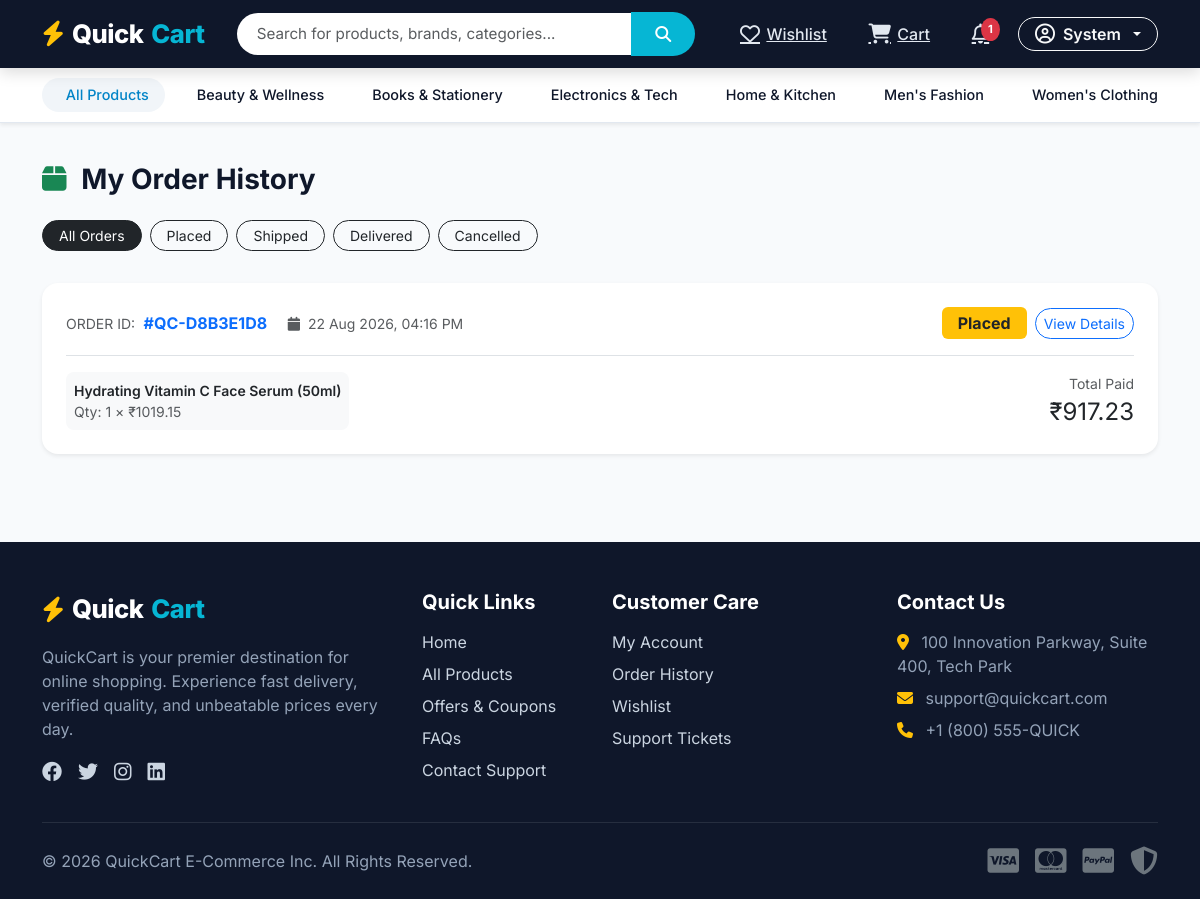
The page /orders/my-orders/ (signed in) on the database its author committed.
### products/models.py (models this page shows, shortened)
class Category(models.Model):
    name = models.CharField(max_length=100, unique=True)
    slug = models.SlugField(max_length=120, unique=True, blank=True)
    description = models.TextField(blank=True)
    image = models.ImageField(upload_to='categories/', blank=True, null=True)
    created_at = models.DateTimeField(auto_now_add=True)
    class Meta:
        verbose_name_plural = "Categories"
        ordering = ['name']

### orders/models.py (models this page shows, shortened)
class Order(models.Model):
    ORDER_STATUS_CHOICES = (
        ('Placed', 'Placed'),
        ('Confirmed', 'Confirmed'),
        ('Packed', 'Packed'),
        ('Shipped', 'Shipped'),
        ('Out for Delivery', 'Out for Delivery'),
        ('Delivered', 'Delivered'),
        ('Cancelled', 'Cancelled'),
        ('Returned', 'Returned'),
        ('Refunded', 'Refunded'),
    )
    PAYMENT_STATUS_CHOICES = (
        ('Pending', 'Pending'),
        ('Successful', 'Successful'),
        ('Failed', 'Failed'),
        ('Refunded', 'Refunded'),
    )
    order_id = models.CharField(max_length=50, unique=True, editable=False)
    user = models.ForeignKey(User, on_delete=models.CASCADE, related_name='orders')
    address = models.ForeignKey(Address, on_delete=models.SET_NULL, null=True, related_name='orders')
    address_snapshot = models.TextField(help_text="Snapshot of address at time of order")
    total_amount = models.DecimalField(max_digits=10, decimal_places=2)
    discount = models.DecimalField(max_digits=10, decimal_places=2, default=0.00)
    delivery_charge = models.DecimalField(max_digits=10, decimal_places=2, default=0.00)
    payment_status = models.CharField(max_length=20, choices=PAYMENT_STATUS_CHOICES, default='Pending')
    order_status = models.CharField(max_length=20, choices=ORDER_STATUS_CHOICES, default='Placed')
    created_at = models.DateTimeField(auto_now_add=True)
    updated_at = models.DateTimeField(auto_now=True)
    class Meta:
        ordering = ['-created_at']

class OrderItem(models.Model):
    order = models.ForeignKey(Order, on_delete=models.CASCADE, related_name='items')
    product = models.ForeignKey(Product, on_delete=models.SET_NULL, null=True)
    product_name = models.CharField(max_length=200)
    quantity = models.PositiveIntegerField(default=1)
    price = models.DecimalField(max_digits=10, decimal_places=2)
    discount = models.DecimalField(max_digits=10, decimal_places=2, default=0.00)
    final_price = models.DecimalField(max_digits=10, decimal_places=2)

### orders/views.py (the view)
# urls.py: path('my-orders/', views.my_orders_view, name='my_orders'),
@login_required
def my_orders_view(request):
    orders = Order.objects.filter(user=request.user).prefetch_related('items__product')
    status_filter = request.GET.get('status')
    if status_filter:
        orders = orders.filter(order_status=status_filter)
    return render(request, 'orders/my_orders.html', {'orders': orders, 'current_filter': status_filter})

### templates/orders/my_orders.html (shortened to what this page needs)
{% extends 'base.html' %}
{% block content %}
<div class="container my-4">
    <h3 class="fw-bold mb-4"><i class="fa-solid fa-box text-success me-2"></i> My Order History</h3>
    <div class="d-flex gap-2 mb-4 overflow-x-auto pb-2">
        <a href="{% url 'orders:my_orders' %}" class="btn btn-sm {% if not current_filter %}btn-dark{% else %}btn-outline-dark{% endif %} rounded-pill px-3">All Orders</a>
        <a href="{% url 'orders:my_orders' %}?status=Placed" class="btn btn-sm {% if current_filter == 'Placed' %}btn-dark{% else %}btn-outline-dark{% endif %} rounded-pill px-3">Placed</a>
        <a href="{% url 'orders:my_orders' %}?status=Shipped" class="btn btn-sm {% if current_filter == 'Shipped' %}btn-dark{% else %}btn-outline-dark{% endif %} rounded-pill px-3">Shipped</a>
        <a href="{% url 'orders:my_orders' %}?status=Delivered" class="btn btn-sm {% if current_filter == 'Delivered' %}btn-dark{% else %}btn-outline-dark{% endif %} rounded-pill px-3">Delivered</a>
        <a href="{% url 'orders:my_orders' %}?status=Cancelled" class="btn btn-sm {% if current_filter == 'Cancelled' %}btn-dark{% else %}btn-outline-dark{% endif %} rounded-pill px-3">Cancelled</a>
    </div>
    {% if orders %}
        <div class="d-flex flex-column gap-3">
            {% for order in orders %}
                <div class="card border-0 shadow-sm rounded-4 p-4">
                    <div class="d-flex justify-content-between align-items-center flex-wrap border-bottom pb-3 mb-3 gap-2">
                        <div>
                            <span class="text-muted small">ORDER ID:</span>
                            <span class="fw-bold text-primary ms-1">#{{ order.order_id }}</span>
                            <span class="text-muted small ms-3"><i class="fa-solid fa-calendar me-1"></i> {{ order.created_at|date:"d M Y, h:i A" }}</span>
                        </div>
                        <div class="d-flex align-items-center gap-2">
                            <span class="badge {% if order.order_status == 'Delivered' %}bg-success{% elif order.order_status == 'Cancelled' %}bg-danger{% else %}bg-warning text-dark{% endif %} px-3 py-2 fs-6">
                                {{ order.order_status }}
                            </span>
                            <a href="{% url 'orders:order_detail' order.order_id %}" class="btn btn-sm btn-outline-primary rounded-pill">View Details</a>
                        </div>
                    </div>
                    <div class="row g-3 align-items-center">
                        <div class="col-md-8">
                            <div class="d-flex gap-3 overflow-x-auto align-items-center">
                                {% for item in order.items.all %}
                                    <div class="d-flex align-items-center gap-2 bg-light p-2 rounded-3 me-2" style="min-width: 200px;">
                                        <div class="small text-truncate">
                                            <div class="fw-semibold text-truncate">{{ item.product_name }}</div>
                                            <div class="text-muted">Qty: {{ item.quantity }} × ₹{{ item.final_price }}</div>
                                        </div>
                                    </div>
                                {% endfor %}
                            </div>
                        </div>
                        <div class="col-md-4 text-md-end">
                            <div class="text-muted small">Total Paid</div>
                            <div class="fs-4 fw-extrabold text-dark">₹{{ order.total_amount }}</div>
                        </div>
                    </div>
                </div>
            {% endfor %}
        </div>
    {% endif %}
</div>
{% endblock %}

### templates/base.html (shortened to what this page needs)
{% load static %}
<!DOCTYPE html>
<html lang="en">
<head>
    <link href="https://cdn.jsdelivr.net/npm/bootstrap@5.3.0/dist/css/bootstrap.min.css" rel="stylesheet">
    <link rel="stylesheet" href="https://cdnjs.cloudflare.com/ajax/libs/font-awesome/6.4.0/css/all.min.css">
    <link rel="stylesheet" href="{% static 'css/style.css' %}">
</head>
<body>
    <header class="qc-navbar">
        <div class="container">
            <div class="d-flex align-items-center justify-content-between flex-wrap gap-2">
                <a href="{% url 'home' %}" class="qc-brand">
                    <i class="fa-solid fa-bolt text-warning"></i> Quick<span>Cart</span>
                </a>
                <form action="{% url 'products:search' %}" method="GET" class="flex-grow-1 mx-lg-4 max-w-600" style="max-width: 550px;">
                    <div class="input-group">
                        <input type="text" name="q" class="form-control qc-search-input" placeholder="Search for products, brands, categories..." value="{{ request.GET.q|default:'' }}" required>
                        <button class="btn qc-search-btn" type="submit">
                            <i class="fa-solid fa-magnifying-glass"></i>
                        </button>
                    </div>
                </form>
                <div class="d-flex align-items-center gap-3">
                    {% if user.is_authenticated %}
                        <a href="{% url 'cart:wishlist' %}" class="qc-nav-link text-white" title="Wishlist">
                            <i class="fa-regular fa-heart fs-5"></i>
                            <span class="d-none d-md-inline">Wishlist</span>
                        </a>
                        <a href="{% url 'cart:cart' %}" class="qc-nav-link text-white" title="Cart">
                            <i class="fa-solid fa-cart-shopping fs-5"></i>
                            <span class="d-none d-md-inline">Cart</span>
                        </a>
                        <a href="{% url 'notifications:list' %}" class="qc-nav-link text-white" title="Notifications">
                            <i class="fa-regular fa-bell fs-5"></i>
                            {% if unread_notifications_count > 0 %}
                                <span class="qc-badge bg-danger">{{ unread_notifications_count }}</span>
                            {% endif %}
                        </a>
                        <div class="dropdown">
                            <button class="btn btn-outline-light dropdown-toggle rounded-pill px-3 py-1 fw-semibold d-flex align-items-center gap-2" type="button" data-bs-toggle="dropdown">
                                <i class="fa-regular fa-circle-user fs-5"></i>
                                <span>{{ user.first_name|default:user.username }}</span>
                            </button>
                        </div>
                    {% endif %}
                </div>
            </div>
        </div>
    </header>
    <nav class="qc-category-bar shadow-sm">
        <div class="container">
            <div class="d-flex align-items-center gap-2">
                <a href="{% url 'products:product_list' %}" class="qc-cat-item active">
                     All Products
                </a>
                {% for cat in nav_categories %}
                    <a href="{% url 'products:category' cat.slug %}" class="qc-cat-item">
                        {{ cat.name }}
                    </a>
                {% endfor %}
                <a href="{% url 'coupons:coupons_list' %}" class="qc-cat-item text-danger fw-bold ms-auto">
                </a>
            </div>
        </div>
    </nav>
    <main>
        {% block content %}{% endblock %}
    </main>
    <footer class="qc-footer">
        <div class="container">
            <div class="row g-4">
                <div class="col-lg-4 col-md-6">
                    <div class="qc-brand mb-3">
                        <i class="fa-solid fa-bolt text-warning"></i> Quick<span>Cart</span>
                    </div>
                    <p>QuickCart is your premier destination for online shopping. Experience fast delivery, verified quality, and unbeatable prices every day.</p>
                    <div class="d-flex gap-3 fs-5 mt-3">
                        <a href="#"><i class="fa-brands fa-facebook"></i></a>
                        <a href="#"><i class="fa-brands fa-twitter"></i></a>
                        <a href="#"><i class="fa-brands fa-instagram"></i></a>
                        <a href="#"><i class="fa-brands fa-linkedin"></i></a>
                    </div>
                </div>
                <div class="col-lg-2 col-md-6">
                    <h5>Quick Links</h5>
                    <ul class="list-unstyled d-flex flex-column gap-2">
                        <li><a href="{% url 'home' %}">Home</a></li>
                        <li><a href="{% url 'products:product_list' %}">All Products</a></li>
                        <li><a href="{% url 'coupons:coupons_list' %}">Offers & Coupons</a></li>
                        <li><a href="{% url 'support:faq' %}">FAQs</a></li>
                        <li><a href="{% url 'support:contact' %}">Contact Support</a></li>
                    </ul>
                </div>
                <div class="col-lg-3 col-md-6">
                    <h5>Customer Care</h5>
                    <ul class="list-unstyled d-flex flex-column gap-2">
                        <li><a href="{% url 'accounts:profile' %}">My Account</a></li>
                        <li><a href="{% url 'orders:my_orders' %}">Order History</a></li>
                        <li><a href="{% url 'cart:wishlist' %}">Wishlist</a></li>
                        <li><a href="{% url 'support:tickets' %}">Support Tickets</a></li>
                    </ul>
                </div>
                <div class="col-lg-3 col-md-6">
                    <h5>Contact Us</h5>
                    <p class="mb-2"><i class="fa-solid fa-location-dot me-2 text-warning"></i> 100 Innovation Parkway, Suite 400, Tech Park</p>
                    <p class="mb-2"><i class="fa-solid fa-envelope me-2 text-warning"></i> support@quickcart.com</p>
                    <p class="mb-2"><i class="fa-solid fa-phone me-2 text-warning"></i> +1 (800) 555-QUICK</p>
                </div>
            </div>
            <hr class="my-4 border-secondary">
            <div class="d-flex flex-column flex-md-row justify-content-between align-items-center text-center text-md-start">
                <p class="mb-0">&copy; 2026 QuickCart E-Commerce Inc. All Rights Reserved.</p>
                <div class="d-flex gap-3 fs-3 text-secondary mt-2 mt-md-0">
                    <i class="fa-brands fa-cc-visa"></i>
                    <i class="fa-brands fa-cc-mastercard"></i>
                    <i class="fa-brands fa-cc-paypal"></i>
                    <i class="fa-solid fa-shield-halved"></i>
                </div>
            </div>
        </div>
    </footer>
</body>
</html>

### rows shown on the page
Category: name "Beauty & Wellness"
Category: name "Books & Stationery"
Category: name "Electronics & Tech"
Category: name "Home & Kitchen"
Category: name "Men's Fashion"
Category: name "Women's Clothing"
Order: order_id "QC-D8B3E1D8", created_at "22 Aug 2026, 04:16 PM", order_status "Placed", total_amount "917.23"
OrderItem: product_name "Hydrating Vitamin C Face Serum (50ml)", quantity "1", final_price "1019.15"

### other values the page prints
{{ unread_notifications_count }} "1"
{{ user.first_name|default:user.username }} "System"
